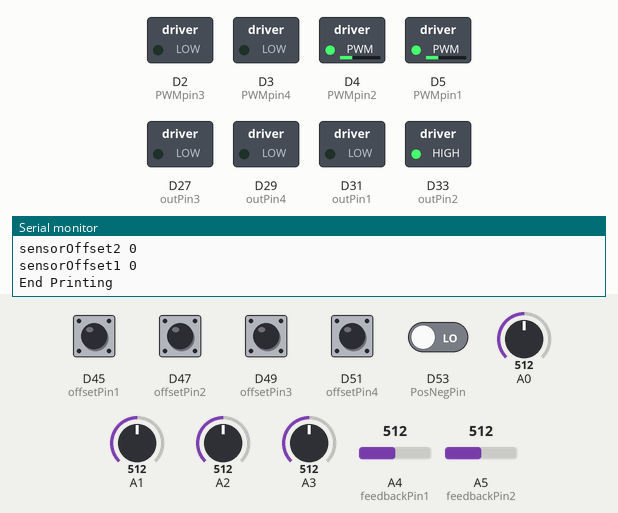
Bench run of a sketch on a simulated Arduino Due. On the bench: switched loads named in the sketch (green lamp = pin HIGH), the last lines printed to the serial monitor. Inputs (shaded band) come from the test bench; at power-on: D45 (offsetPin1), D47 (offsetPin2), D49 (offsetPin3), D51 (offsetPin4), D53 (PosNegPin) LOW, A0 = 512, A2 = 512, A1 = 512, A3 = 512, A4 (feedbackPin1) = 512, A5 (feedbackPin2) = 512.

Above: at 1.2 s.
1.3 s: A0 set to 640
At 1.7 s:
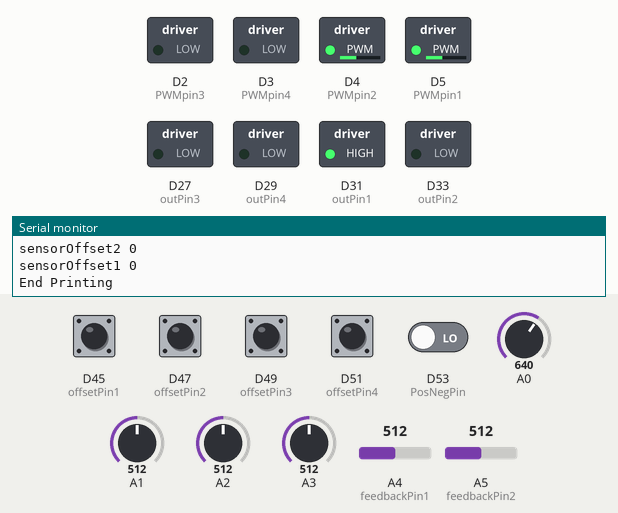
2.8 s: A2 set to 582
4.3 s: A2 set to 607
At 5.5 s:
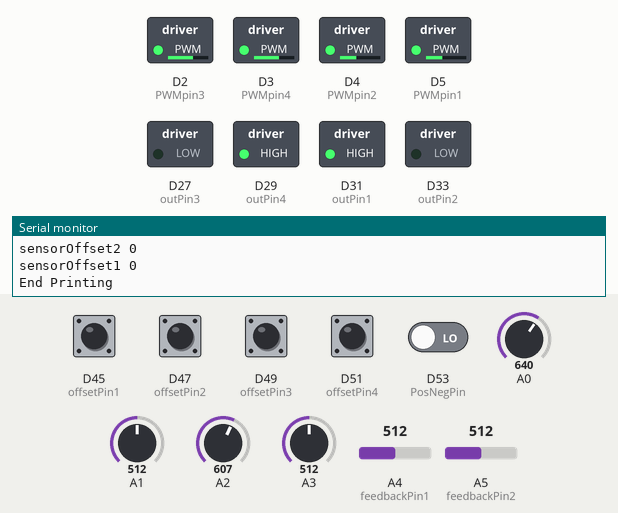
5.8 s: A1 set to 640
At 6.3 s:
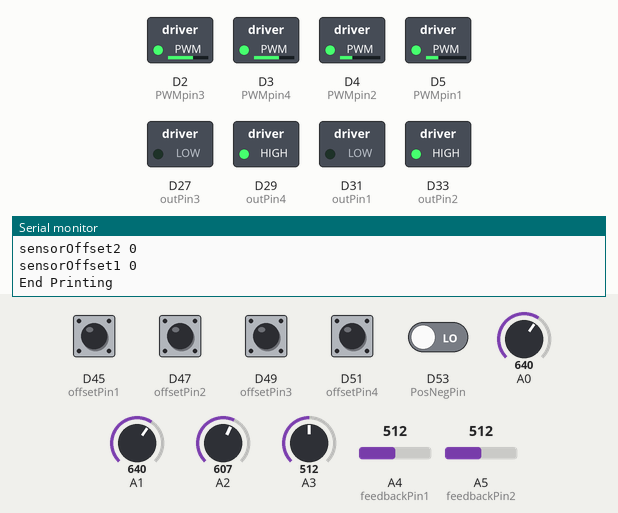
7.3 s: A3 set to 540
At 7.8 s:
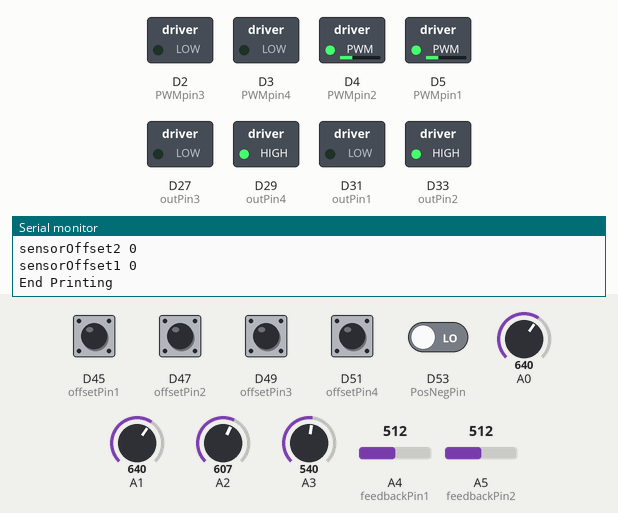
8.8 s: A4 (feedbackPin1) set to 110
10.3 s: A4 (feedbackPin1) set to 95
At 10.9 s:
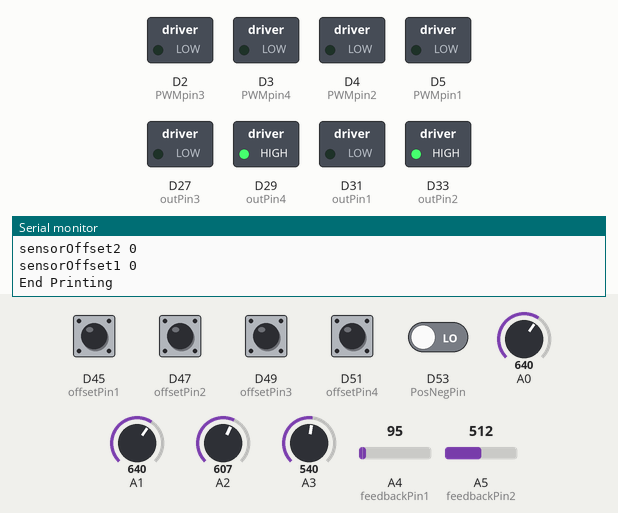
Timing chart, 0 to 12.8 s (numbered marks = the images above; inputs shaded):
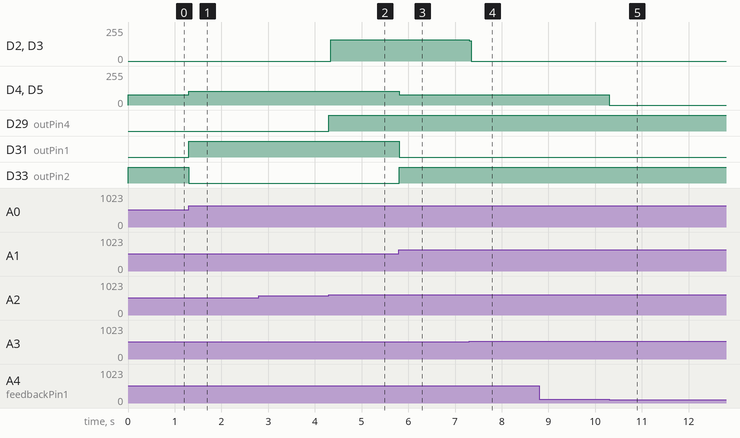

Measured:
- the behaviour switches between 592 and 593 on A2 (found by bisection; images 1 and 2)
- the behaviour switches between 526 and 527 on A3 (found by bisection; images 3 and 4)
- the behaviour switches between 100 and 99 on A4 (feedbackPin1) (found by bisection; images 4 and 5)
- after the input at 1.3 s, D4 (PWMpin2), D5 (PWMpin1): 78/255 → 102/255 at once; D31 (outPin1): LOW → HIGH at once; D33 (outPin2): HIGH → LOW at once
- after the input at 4.3 s, D2 (PWMpin3), D3 (PWMpin4): 0/255 → 158/255 at once; D29 (outPin4): LOW → HIGH at once
- after the input at 5.8 s, D4 (PWMpin2), D5 (PWMpin1): 102/255 → 78/255 at once; D31 (outPin1): HIGH → LOW at once; D33 (outPin2): LOW → HIGH at once
- after the input at 7.3 s, D2 (PWMpin3), D3 (PWMpin4): 158/255 → 0/255 at once
- after the input at 10.3 s, D4 (PWMpin2), D5 (PWMpin1): 78/255 → 0/255 at once

The sketch:

FinalCodeTracking.ino
```cpp
//Connected to motors, retrieves information about motor position
const int feedbackPin1 = A4;
const int feedbackPin2 = A5;

const int PWMpin1 = 5;
const int PWMpin2 = 4;
const int PWMpin3 = 2;
const int PWMpin4 = 3;

const int outPin1 = 31;
const int outPin2 = 33;
const int outPin3 = 27;
const int outPin4 = 29;

////////////offsets////////////

const int PosNegPin = 53;

const int offsetPin4 = 51;
const int offsetPin3 = 49;
const int offsetPin2 = 47;
const int offsetPin1 = 45;

const int c1offset = 30;
const int c2offset = 15;
const int c3offset = 90;
const int c4offset = 10;

// 0< accuracy < inf . Lower is more accurate.
const int accuracy = 5;

int offsetHolder1  ;
int offsetHolder2  ;
int offsetHolder3  ;
int offsetHolder4  ;

int PosNegHolder ;
int sensorOffset4 = 0;
int sensorOffset3 = 0;
int sensorOffset2 = 0;
int sensorOffset1 = 0;


//Describe the motor positions
int fbPosition1 = 0; //100 <fbPosition1< 630
int fbPosition2 = 0; // 70 <fbPosition2< 170

int c1, c2, c3, c4; // Sensors

/*
sensor position reference
                  c4
     |-----------------------------|
     |                             |
     |                             |
     |                             |
c2   |         front plane         |  c1
     |                             |
     |                             |
     |-----------------------------|
                  c3


                  ground
----------------------------------------------
*/

int dc1, dc2u, dc2d;

int offset_trial = 0;


int mindc1, mindc2u, mindc2d;
int k2 = 8; // zenith multiplier
int k1 = 4; //azimuth multiplier
int k3 = 1; //  zenith position multiplier , might be flipped
int c; ////turn direction indicator variables
bool turn;
bool zturn1;
bool zturn2;
bool aturn1;
bool aturn2;
bool up;
bool down;
int i;


void setup() {
  // put your setup code here, to run once:
  Serial.begin(9600);

  fbPosition1 = analogRead(feedbackPin1); //azimuth
  fbPosition2 = analogRead(feedbackPin2); //zenith

  pinMode(PWMpin1, OUTPUT);
  pinMode(PWMpin2, OUTPUT);
  pinMode(PWMpin3, OUTPUT);
  pinMode(PWMpin4, OUTPUT);

  pinMode(outPin1, OUTPUT);
  pinMode(outPin2, OUTPUT);
  pinMode(outPin3, OUTPUT);
  pinMode(outPin4, OUTPUT);

  pinMode(offsetPin4, INPUT);
  digitalWrite(offsetPin4, LOW);
  pinMode(offsetPin3, INPUT);
  digitalWrite(offsetPin3, LOW);
  pinMode(offsetPin2, INPUT);
  digitalWrite(offsetPin2, LOW);
  pinMode(offsetPin1, INPUT);
  digitalWrite(offsetPin1, LOW);

  pinMode(PosNegPin, INPUT);
  digitalWrite(PosNegPin, LOW);

  digitalWrite(PWMpin1, LOW);
  digitalWrite(PWMpin2, LOW);
  digitalWrite(PWMpin3, LOW);
  digitalWrite(PWMpin4, LOW);

  ///Pins connected to the sensors, the resolution in 10 bits
  pinMode(A0, INPUT);
  pinMode(A1, INPUT);
  pinMode(A2, INPUT);
  pinMode(A3, INPUT);

  c = 0;
  i = 0;
}

/////////////////////////////////////////////////////////////////////////////////////////////////
////////////////////////////////////////MAIN LOOP////////////////////////////////////////////////
/////////////////////////////////////////////////////////////////////////////////////////////////

void loop() {
  c = c + 1;


  /////////// Find sensor values, turn --> true if the opposing sensors are not equal
    c1 = analogRead(A0);
  c2 = analogRead(A1);
  c3 = analogRead(A2);
  c4 = analogRead(A3);


//Base offsets , they don't change
  c1= c1 - c1offset;
  c2= c2 - c2offset;
  c3= c3 - c3offset;
  c4= c4 - c4offset;

//offsets changing based on switch inputs
  c4 = c4 + sensorOffset4;
  c3 = c3 + sensorOffset3;
  c2 = c2 + sensorOffset2;
  c1 = c1 + sensorOffset1;

  //  c1 = map(c1, 0, 1023, 0, 127);
  // c2 = map(c2, 0, 1023, 0, 127);
  // c3 = map(c3, 0, 1023, 0, 127);
  //c4 = map(c4, 0, 1023, 0, 127);

  fbPosition1 = analogRead(feedbackPin1); //azimuth
  fbPosition2 = analogRead(feedbackPin2); //zenith

  turn = abs(c1 - c2) >= accuracy || abs(c3 - c4) >= accuracy;


  //////////////////Every 1000 cycle (0.1ms?) print each sensor value//////////////
  if (c == 1000)
  {
    Serial.println("Start Printing");
    Serial.print("azimuth: ");
    Serial.println(fbPosition1);
    Serial.print("zenith: ");
    Serial.println(fbPosition2);
    Serial.print("c1: ");
    Serial.println(c1);
    Serial.print("c2: ");
    Serial.println(c2);
    Serial.print("c3: ");
    Serial.println(c3);
    Serial.print("c4: ");
    Serial.println(c4);
    Serial.print("sensorOffset4 ");
    Serial.println(sensorOffset4);
    Serial.print("sensorOffset3 ");
    Serial.println(sensorOffset3);
    Serial.print("sensorOffset2 ");
    Serial.println(sensorOffset2);
    Serial.print("sensorOffset1 ");
    Serial.println(sensorOffset1);
    Serial.println("End Printing");
    c = 0;
  }
  i = 0;
  while (turn)
  {
    i = i + 1;
    if (c1 == c2)
    {
      analogWrite(PWMpin1, LOW);
      analogWrite(PWMpin2, LOW);
    }
    if (c3 == c4)
    {
      analogWrite(PWMpin3, LOW);
      analogWrite(PWMpin4, LOW);
    }
    fbPosition1 = analogRead(feedbackPin1); //azimuth
    fbPosition2 = analogRead(feedbackPin2); //zenith


    zturn1 = true;
    zturn2 = true;
    aturn1 = true;
    aturn2 = true;
    setDC();
    limitCheck();
    if (c4 > c3 && zturn1 == true)
    {
      moveUp();
    }
    else if (c4 < c3 && zturn2 == true)
    {
      moveDown();
    }


    if (c1 > c2 && aturn1 == true)
    {
      moveAntiClockwise();
    }
    else if (c1 < c2 && aturn2 == true)
    {
      moveClockwise();
    }
  offsetHolder4 = digitalRead(offsetPin4);
  offsetHolder3 = digitalRead(offsetPin3);
  offsetHolder2 = digitalRead(offsetPin2);
  offsetHolder1 = digitalRead(offsetPin1);

  PosNegHolder = digitalRead(PosNegPin);

/////////Switch control module/////////////

  if ( offsetHolder4 == HIGH){
    if (PosNegHolder == HIGH){
      sensorOffset4 = sensorOffset4 - 1;
    } else {
      sensorOffset4 = sensorOffset4 + 1;
  }
    delay (1000);
  } else if ( offsetHolder3 == HIGH){
    if (PosNegHolder == HIGH){
      sensorOffset3 = sensorOffset3 - 1;
    } else {
      sensorOffset3 = sensorOffset3 + 1;
  }
  delay (1000);
} else if ( offsetHolder2 == HIGH){
    if (PosNegHolder == HIGH){
      sensorOffset2 = sensorOffset2 - 1;
    } else {
      sensorOffset2 = sensorOffset2 + 1;
  }
  delay (1000);
} else if ( offsetHolder1 == HIGH){
    if (PosNegHolder == HIGH){
      sensorOffset1 = sensorOffset1 - 1;
    } else {
      sensorOffset1 = sensorOffset1 + 1;
  }
  delay (1000);
}

////////////////////////////

  c1 = analogRead(A0);
  c2 = analogRead(A1);
  c3 = analogRead(A2);
  c4 = analogRead(A3);

  c1= c1 - c1offset;
  c2= c2 - c2offset;
  c3= c3 - c3offset;
  c4= c4 - c4offset;

//offsets changing based on switch inputs
  c4 = c4 + sensorOffset4;
  c3 = c3 + sensorOffset3;
  c2 = c2 + sensorOffset2;
  c1 = c1 + sensorOffset1;

    //c1 = map(c1, 0, 1023, 0, 127);
    //c2 = map(c2, 0, 1023, 0, 127);
    //c3 = map(c3, 0, 1023, 0, 127);
    //c4 = map(c4, 0, 1023, 0, 127);

    if (c1 == c2)
    {
      analogWrite(PWMpin1, LOW);
      analogWrite(PWMpin2, LOW);
    }
    if (c3 == c4)
    {
      analogWrite(PWMpin3, LOW);
      analogWrite(PWMpin4, LOW);
    }
    //c3 = c3 - 20;
    turn = abs(c1 - c2) >= accuracy || abs(c3 - c4) >= accuracy ;

    if (i == 500)
    {
     Serial.println("Start Printing");
    Serial.print("azimuth: ");
    Serial.println(fbPosition1);
    Serial.print("zenith: ");
    Serial.println(fbPosition2);
    Serial.print("c1: ");
    Serial.println(c1);
    Serial.print("c2: ");
    Serial.println(c2);
    Serial.print("c3: ");
    Serial.println(c3);
    Serial.print("c4: ");
    Serial.println(c4);
    Serial.print("sensorOffset4 ");
    Serial.println(sensorOffset4);
    Serial.print("sensorOffset3 ");
    Serial.println(sensorOffset3);
    Serial.print("sensorOffset2 ");
    Serial.println(sensorOffset2);
    Serial.print("sensorOffset1 ");
    Serial.println(sensorOffset1);
    Serial.println("End Printing");
      i = 0;
    }
    //  delay(50);
  }

  i = 0;
  switchOff();


}

void setDC()
{

  //base speed
  //max is 4096
  mindc2u = 3080;//130;
  mindc1 = 1200;//65;
  mindc2d = 2500;//100;

  dc1 = mindc1 + k1 * abs(c1 - c2); // azimuth (left/right)
  dc2u =  mindc2u + k2 * abs(c3 - c4) + k3 * (300-fbPosition2); //power to go up (zenith)
  dc2d = mindc2d + k2 * abs(c3 - c4); //

 // Serial.println("MotorValues");
 // Serial.println(dc1);
 // Serial.println(dc2u);
  //Serial.println(dc2d);
 // Serial.println("EndMotorValues");

}
void limitCheck()
{
  if (fbPosition2 > 170 )
  {
    analogWrite(PWMpin3, LOW);
    analogWrite(PWMpin4, LOW);
    zturn1 = false;

  }

  if (fbPosition2 < 70)
  {
    digitalWrite(outPin3, HIGH);
    digitalWrite(outPin4, LOW);
    analogWrite(PWMpin3, LOW);
    analogWrite(PWMpin4, LOW);
    zturn2 = false;
  }

  if (fbPosition1 < 100 )
  {
    analogWrite(PWMpin1, LOW);
    analogWrite(PWMpin2, LOW);
    aturn2 = false;
  }

  if ( fbPosition1 > 630)
  {
    analogWrite(PWMpin1, LOW);
    analogWrite(PWMpin2, LOW);
    aturn1 = false;
  }

}

void moveUp()
{


  //move up (extend)

  digitalWrite(outPin3, HIGH);
  digitalWrite(outPin4, LOW);
  analogWriteResolution(12);
  analogWrite(PWMpin3, dc2u);
  analogWriteResolution(12);
  analogWrite(PWMpin4, dc2u);
  // Serial.println("Moving Up");

}


void moveDown()
{
  //move down (retract)
  digitalWrite(outPin3, LOW);
  digitalWrite(outPin4, HIGH);
  analogWriteResolution(12);
  analogWrite(PWMpin3, dc2d);
  analogWriteResolution(12);
  analogWrite(PWMpin4, dc2d);
  //Serial.println("Moving Down");

}

void moveAntiClockwise()
{
  //move anticlockwise (extend)
  digitalWrite(outPin1, HIGH);
  digitalWrite(outPin2, LOW);
  analogWriteResolution(12);
  analogWrite(PWMpin1, dc1);
  analogWriteResolution(12);
  analogWrite(PWMpin2, dc1);
  // Serial.println("AntiClock");

}

void moveClockwise()
{
  //move clockwise(retract)
  digitalWrite(outPin1, LOW);
  digitalWrite(outPin2, HIGH);
  analogWriteResolution(12);
  analogWrite(PWMpin1, dc1);
  analogWriteResolution(12);
  analogWrite(PWMpin2, dc1);
  // Serial.println("Clock");
}

void switchOff()
{
  digitalWrite(outPin1, LOW);
  digitalWrite(outPin2, LOW);
  digitalWrite(PWMpin1, LOW);
  digitalWrite(PWMpin2, LOW);
  digitalWrite(outPin3, LOW);
  digitalWrite(outPin4, LOW);
  digitalWrite(PWMpin3, LOW);
  digitalWrite(PWMpin4, LOW);
  //delay(2000);
}
```
